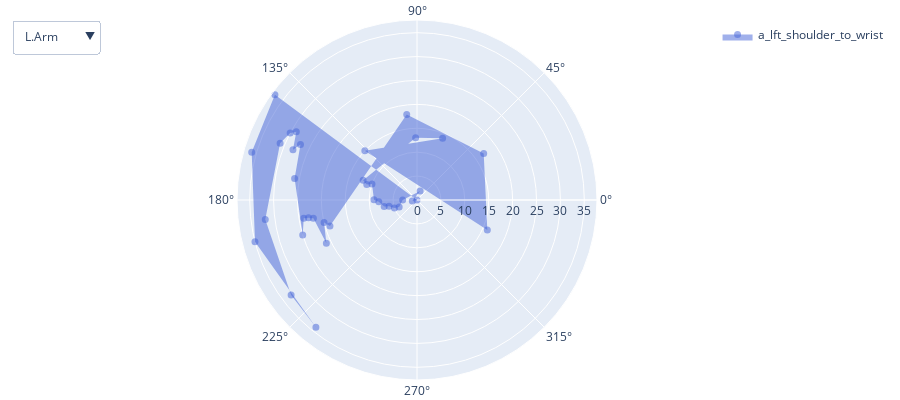

Notebook cell for this chart:
### Code cell
import plotly.graph_objects as go
import pandas as pd

def plot_polar_angles(data):
    colors = ['#e6194B', '#f58231', '#ffe119', '#bfef45', '#3cb44b', '#42d4f4', '#4363d8', '#911eb4', '#f032e6']
    a_cols = ['a_head_to_stomach', 'a_chest_to_hip', 'a_mid_hip_to_knees', 'a_rgt_shoulder_to_wrist', 'a_rgt_shoulder_to_knee', 'a_rgt_hip_to_foot', 'a_lft_shoulder_to_wrist', 'a_lft_shoulder_to_knee', 'a_lft_hip_to_foot']

    groups = {
        "Spine": ['a_head_to_stomach', 'a_chest_to_hip', 'a_mid_hip_to_knees'],
        "R.Arm": ['a_rgt_shoulder_to_wrist'],
        "L.Arm": ['a_lft_shoulder_to_wrist'],
        "R.Leg": ['a_rgt_shoulder_to_knee', 'a_rgt_hip_to_foot'],
        "L.Leg": ['a_lft_shoulder_to_knee', 'a_lft_hip_to_foot'],
    }

    fig = go.Figure()

    for idx, col in enumerate(a_cols):
        fig.add_trace(go.Scatterpolar(
            r=data.index,
            theta=data[col],
            mode="markers",
            fill="toself",
            name=col,
            marker=dict(size=5, color=colors[idx], line=dict(color=colors[idx], width=2), opacity=0.5)
        ))

    buttons = []
    for group_name, group_cols in groups.items():
        visibility = [col in group_cols for col in a_cols]
        buttons.append({
            "label": group_name,
            "method": "update",
            "args": [{"visible": visibility}]
        })

    buttons.append({
        "label": "Show All",
        "method": "update",
        "args": [{"visible": [True] * len(a_cols)}]
    })

    fig.update_layout(
        showlegend=True,
        updatemenus=[{"buttons": buttons, "direction": "down", "showactive": True}],
        plot_bgcolor='white',
        width=900, height=400, margin=dict(l=20, r=20, t=20, b=20)
    )

    fig.show()

data = pd.read_csv('data/ground_truth/processed/upright/pose_data.csv')
plot_polar_angles(data)

### Figure 1 — Plotly figure (JSON) as saved in the notebook; plotly's stock layout.template omitted (floating-point values rounded to 4 significant figures)
{"data": [{"fill": "toself", "marker": {"color": "#e6194B", "line": {"color": "#e6194B", "width": 2}, "opacity": 0.5, "size": 5}, "mode": "markers", "name": "a_head_to_stomach", "r": [0, 1, 2, 3, 4, 5, 6, 7, 8, 9, 10, 11, 12, 13, 14, 15, 16, 17, 18, 19, 20, 21, 22, 23, 24, 25, 26, 27, 28, 29, 30, 31, 32, 33, 34, 35, 36, 37], "theta": [193.8, 229.6, 227.6, 163.2, 137.6, 137.3, 177.1, 217.5, 210.6, 151.5, 151.0, 155.1, 180.0, 172.1, 168.1, 153.2, 177.8, 202.9, 183.8, 213.7, 169.3, 138.6, 229.3, 202.8, 191.8, 179.3, 182.7, 196.0, 208.6, 207.9, 178.4, 159.5, 152.6, 174.8, 158.0, 205.1, 210.7, 205.3], "type": "scatterpolar", "visible": false}, {"fill": "toself", "marker": {"color": "#f58231", "line": {"color": "#f58231", "width": 2}, "opacity": 0.5, "size": 5}, "mode": "markers", "name": "a_chest_to_hip", "r": [0, 1, 2, 3, 4, 5, 6, 7, 8, 9, 10, 11, 12, 13, 14, 15, 16, 17, 18, 19, 20, 21, 22, 23, 24, 25, 26, 27, 28, 29, 30, 31, 32, 33, 34, 35, 36, 37], "theta": [211.8, 197.9, 177.5, 144.7, 136.2, 137.7, 162.2, 208.2, 214.9, 216.4, 201.5, 179.1, 160.8, 143.1, 138.2, 146.8, 175.6, 207.6, 217.5, 195.5, 159.9, 139.6, 157.0, 184.7, 201.1, 208.8, 212.3, 208.0, 196.4, 181.1, 156.2, 139.4, 149.2, 164.9, 180.0, 187.4, 203.1, 213.2], "type": "scatterpolar", "visible": false}, {"fill": "toself", "marker": {"color": "#ffe119", "line": {"color": "#ffe119", "width": 2}, "opacity": 0.5, "size": 5}, "mode": "markers", "name": "a_mid_hip_to_knees", "r": [0, 1, 2, 3, 4, 5, 6, 7, 8, 9, 10, 11, 12, 13, 14, 15, 16, 17, 18, 19, 20, 21, 22, 23, 24, 25, 26, 27, 28, 29, 30, 31, 32, 33, 34, 35, 36, 37], "theta": [-92.65, -110.8, -74.41, 78.25, 143.0, 147.0, 83.12, -22.47, -148.9, 190.7, 7.214, 23.77, 120.9, 114.1, 95.17, 37.3, -42.64, -60.41, -55.92, -54.19, -27.79, 42.68, 89.05, 78.73, 0.9556, -62.14, -90.37, -98.54, -44.51, 40.52, 103.0, 122.4, 86.09, 35.85, 14.63, 13.56, 12.55, -25.21], "type": "scatterpolar", "visible": false}, {"fill": "toself", "marker": {"color": "#bfef45", "line": {"color": "#bfef45", "width": 2}, "opacity": 0.5, "size": 5}, "mode": "markers", "name": "a_rgt_shoulder_to_wrist", "r": [0, 1, 2, 3, 4, 5, 6, 7, 8, 9, 10, 11, 12, 13, 14, 15, 16, 17, 18, 19, 20, 21, 22, 23, 24, 25, 26, 27, 28, 29, 30, 31, 32, 33, 34, 35, 36, 37], "theta": [158.9, 166.0, -35.64, 179.9, -109.9, -163.1, -115.1, -152.1, 72.55, 98.87, 87.67, 76.37, -7.877, -17.95, -40.55, 282.9, 316.1, 274.9, 40.09, 166.6, -22.13, -138.8, -144.2, -107.1, 176.5, -0.3951, 71.94, 97.37, 102.4, 78.7, 30.73, -54.42, 169.5, 170.5, -103.5, -83.92, -74.49, -41.95], "type": "scatterpolar", "visible": false}, {"fill": "toself", "marker": {"color": "#3cb44b", "line": {"color": "#3cb44b", "width": 2}, "opacity": 0.5, "size": 5}, "mode": "markers", "name": "a_rgt_shoulder_to_knee", "r": [0, 1, 2, 3, 4, 5, 6, 7, 8, 9, 10, 11, 12, 13, 14, 15, 16, 17, 18, 19, 20, 21, 22, 23, 24, 25, 26, 27, 28, 29, 30, 31, 32, 33, 34, 35, 36, 37], "theta": [179.0, 182.7, 193.8, 139.5, 92.19, 117.5, 216.7, 264.9, 282.8, 278.4, 68.5, 55.65, 53.8, 92.11, 136.4, 175.0, 173.0, 182.7, 201.1, 183.2, 183.1, 185.1, 163.2, 185.2, 209.9, 223.6, 223.5, 202.3, 139.4, 87.24, 85.01, 103.5, 207.8, 250.4, 267.8, 246.3, 205.0, 192.1], "type": "scatterpolar", "visible": false}, {"fill": "toself", "marker": {"color": "#42d4f4", "line": {"color": "#42d4f4", "width": 2}, "opacity": 0.5, "size": 5}, "mode": "markers", "name": "a_rgt_hip_to_foot", "r": [0, 1, 2, 3, 4, 5, 6, 7, 8, 9, 10, 11, 12, 13, 14, 15, 16, 17, 18, 19, 20, 21, 22, 23, 24, 25, 26, 27, 28, 29, 30, 31, 32, 33, 34, 35, 36, 37], "theta": [175.1, 184.2, 184.5, 180.6, 178.8, 175.6, 149.0, 183.5, 166.2, 100.5, 248.5, 291.6, 286.9, 252.3, 207.8, 170.6, 151.8, 162.6, 176.5, 173.5, 198.7, 187.9, 165.0, 166.9, 148.1, 199.5, 208.3, 198.9, 218.6, 247.8, 227.0, 233.1, 144.6, 110.0, 98.06, 125.8, 161.3, 180.5], "type": "scatterpolar", "visible": false}, {"fill": "toself", "marker": {"color": "#4363d8", "line": {"color": "#4363d8", "width": 2}, "opacity": 0.5, "size": 5}, "mode": "markers", "name": "a_lft_shoulder_to_wrist", "r": [0, 1, 2, 3, 4, 5, 6, 7, 8, 9, 10, 11, 12, 13, 14, 15, 16, 17, 18, 19, 20, 21, 22, 23, 24, 25, 26, 27, 28, 29, 30, 31, 32, 33, 34, 35, 36, 37], "theta": [-197.4, -168.1, 70.93, -179.7, -158.8, -160.8, -167.2, -168.8, -177.6, 179.6, -199.7, -197.1, -200.1, 91.27, 67.49, 136.7, -23.15, 34.82, -263.1, -163.4, -166.4, -154.5, -170.1, -170.7, -170.9, -163.0, -190.0, -205.5, -202.1, -209.5, -207.8, -202.5, -172.7, -142.9, -128.5, -165.6, -196.1, -216.6], "type": "scatterpolar", "visible": true}, {"fill": "toself", "marker": {"color": "#911eb4", "line": {"color": "#911eb4", "width": 2}, "opacity": 0.5, "size": 5}, "mode": "markers", "name": "a_lft_shoulder_to_knee", "r": [0, 1, 2, 3, 4, 5, 6, 7, 8, 9, 10, 11, 12, 13, 14, 15, 16, 17, 18, 19, 20, 21, 22, 23, 24, 25, 26, 27, 28, 29, 30, 31, 32, 33, 34, 35, 36, 37], "theta": [113.9, 111.7, 137.2, 176.4, 233.8, 254.8, 272.8, 259.3, 143.3, 111.0, 85.8, 81.31, 149.6, 209.9, 228.8, 195.6, 157.7, 151.3, 163.0, 173.5, 176.5, 194.3, 230.4, 246.2, 230.4, 191.7, 145.7, 116.2, 107.5, 127.7, 165.2, 220.9, 262.9, 273.0, 272.7, 254.0, 231.4, 202.9], "type": "scatterpolar", "visible": false}, {"fill": "toself", "marker": {"color": "#f032e6", "line": {"color": "#f032e6", "width": 2}, "opacity": 0.5, "size": 5}, "mode": "markers", "name": "a_lft_hip_to_foot", "r": [0, 1, 2, 3, 4, 5, 6, 7, 8, 9, 10, 11, 12, 13, 14, 15, 16, 17, 18, 19, 20, 21, 22, 23, 24, 25, 26, 27, 28, 29, 30, 31, 32, 33, 34, 35, 36, 37], "theta": [253.1, 253.8, 210.5, 154.2, 100.8, 85.37, 120.0, 177.8, 261.5, 207.5, 188.0, 274.6, 194.7, 193.2, 191.8, 181.2, 167.9, 173.0, 178.7, 194.4, 195.4, 146.7, 124.2, 135.3, 176.2, 199.6, 167.9, 175.7, 182.4, 174.6, 186.4, 183.1, 173.6, 174.9, 167.5, 171.0, 164.2, 192.2], "type": "scatterpolar", "visible": false}], "layout": {"height": 400, "margin": {"b": 20, "l": 20, "r": 20, "t": 20}, "plot_bgcolor": "white", "polar": {"angularaxis": {"type": "linear"}, "radialaxis": {"autorange": true, "range": [0, 37.65], "type": "linear"}}, "showlegend": true, "updatemenus": [{"active": 2, "buttons": [{"args": [{"visible": [true, true, true, false, false, false, false, false, false]}], "label": "Spine", "method": "update"}, {"args": [{"visible": [false, false, false, true, false, false, false, false, false]}], "label": "R.Arm", "method": "update"}, {"args": [{"visible": [false, false, false, false, false, false, true, false, false]}], "label": "L.Arm", "method": "update"}, {"args": [{"visible": [false, false, false, false, true, true, false, false, false]}], "label": "R.Leg", "method": "update"}, {"args": [{"visible": [false, false, false, false, false, false, false, true, true]}], "label": "L.Leg", "method": "update"}, {"args": [{"visible": [true, true, true, true, true, true, true, true, true]}], "label": "Show All", "method": "update"}], "direction": "down", "showactive": true}], "width": 900}}
